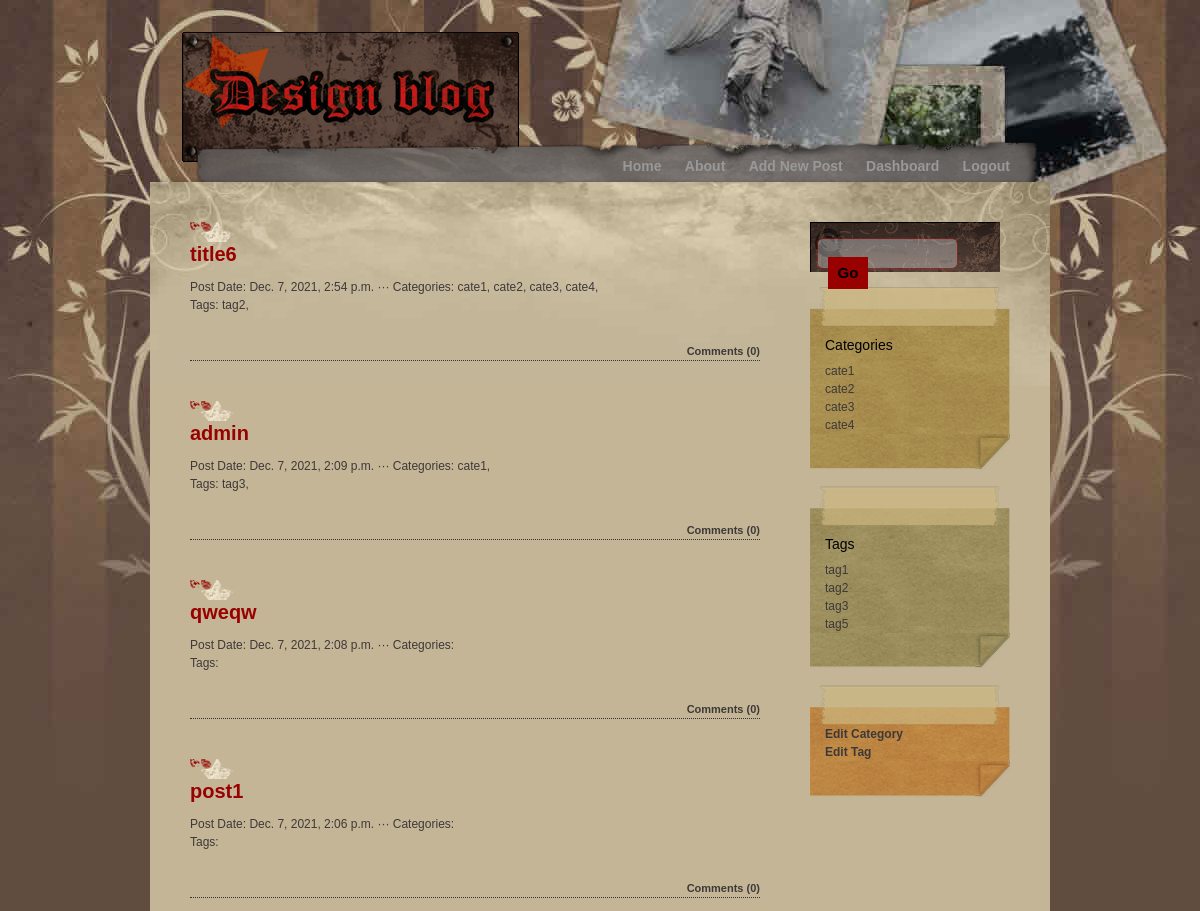
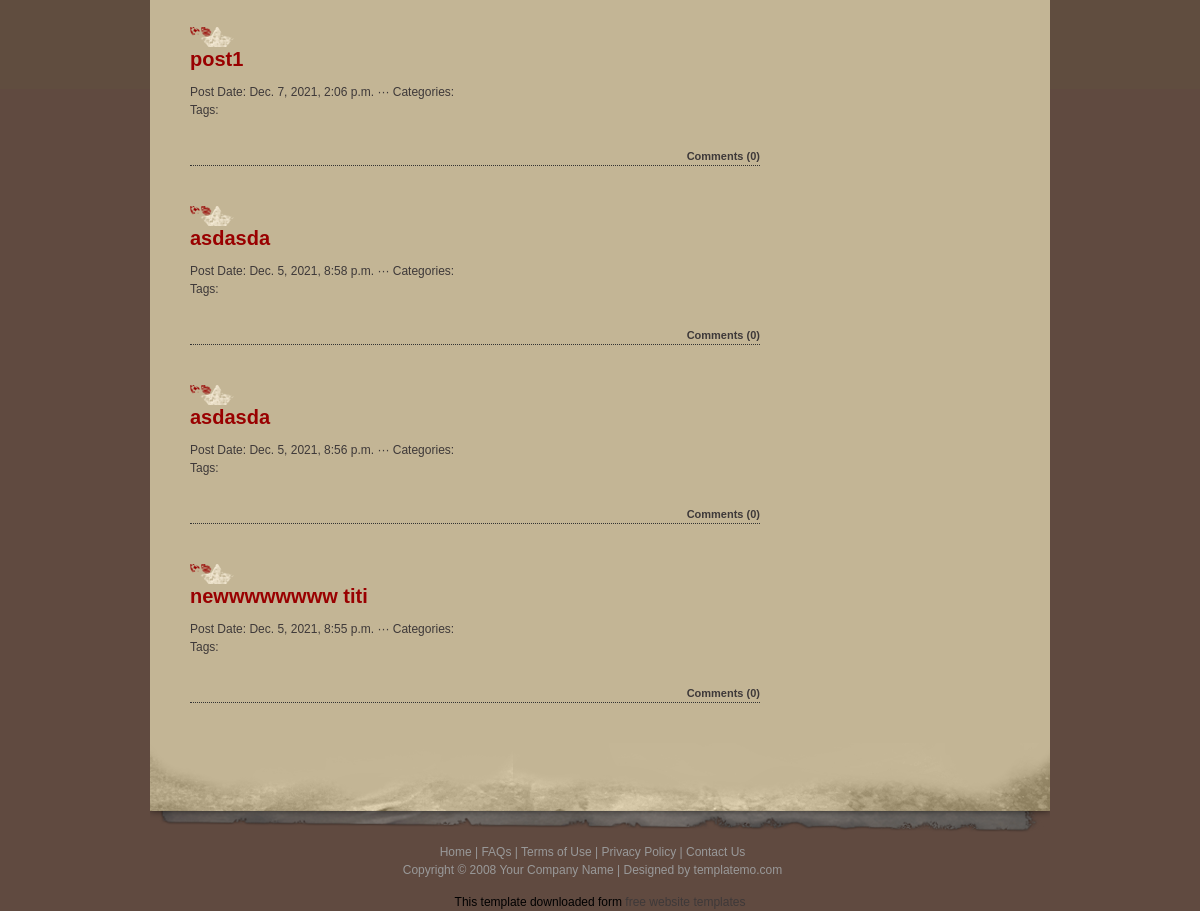
/blog/dashboard/ (signed in), run on the app's committed database (2 pictures, top to bottom).
### post/models.py (models this page shows, shortened)
class Post(models.Model):
    title = models.CharField(max_length=120)
    image = models.ImageField(upload_to="", blank=True)
    content = models.TextField()
    created_at = models.DateTimeField(auto_now_add=True)
    slug = models.SlugField(unique=True, max_length=120, null=True, blank=True)
    author = models.ForeignKey(User, on_delete=CASCADE)
    category = models.ManyToManyField(Category)
    tag = models.ManyToManyField(Tag, blank=True, null=True)
    class Meta:
        unique_together = ('title', 'slug')

class Category(models.Model):
    title = models.CharField(max_length=120)
    slug = models.SlugField(unique=True, max_length=120, null=True, blank=True)
    parent = models.ForeignKey('self', on_delete=models.PROTECT, blank=True, null=True)
    class Meta:
        unique_together = ('title', 'slug')

class Tag(models.Model):
    title = models.CharField(max_length=120)
    slug = models.SlugField(unique=True, max_length=120, null=True)
    class Meta:
        unique_together = ('title', 'slug')

### post/views.py (the view)
# urls.py: path('dashboard/', dashboard, name='dashboard'),
@login_required(login_url='login')
def dashboard(request):
    user = request.user
    posts = Post.objects.filter(author=user).order_by('-created_at')
    categories = Category.objects.all()
    tags = Tag.objects.all()
    context = {
        'posts': posts,
        'categories': categories,
        'tags': tags,
    }
    return render(request, 'post/dashboard.html', context)

### post/templates/post/dashboard.html (shortened to what this page needs)
{% extends "post/class_base.html" %}
{% load static %}
{% block menu %}
<ul>
    <li><a href="{% url 'home' %}">Home</a></li>
    <li><a href="#">About</a></li>
    <li><a href="{% url 'add_post' %}">Add New Post</a></li>
    <li><a href="{% url 'dashboard' %}">Dashboard</a></li>
    <li><a href="{% url 'logout' %}">Logout</a></li>
</ul>
{% endblock menu %}
{% block content %}
  {% if request.user.is_authenticated %}
      {% for post in posts %}
      <div class="postbody">
      <a href="/blog/post-detail/{{post.slug}}"><h1>{{post.title}}</h1></a><br><br>
      <div class="publish_info">Post Date: {{post.created_at}} ··· Categories: {% for category_ in post.category.all %}{{category_.title}}, {% endfor %}</div>
      <div class="publish_info">Tags: {% for tag_ in post.tag.all %}{{tag_.title}}, {% endfor %}</div><br>
      <div class="comment"><a href="#">Comments ({{post.comment_set.count}})</a></div>
      </div>
      {% endfor %}
  {% endif %}
{% endblock content %}

### post/templates/post/class_base.html (shortened to what this page needs)
{% load static %}
<!DOCTYPE html>
<html lang="en">
<head>
  <link href="https://cdn.jsdelivr.net/npm/bootstrap@5.0.0-beta1/dist/css/bootstrap.min.css" rel="stylesheet"
>
  <link rel="stylesheet" href="{% static 'style.css' %}">
</head>
<body>
  <div id="container_wrapper1">
    <div id="container_wrapper2">
      <div id="container">
        <div id="header">
          <div id="logo">
            <div id="site_slogan"></div>
          </div>
        </div>
        <div id="menu">
          {% block menu %}
          {% endblock menu %}
        </div>
        <div id="content">
          <div id="left_column">
            {% block content %}
            {% endblock content %}
          </div>
          <div id="right_column">
            <div class="section">
              <form method="get" action="#" class="search">
                <input name="search" type="text" placeholder="Search Anything" id="keyword" />
                <input type="submit" value="Go" class="button" />
              </form>
            </div>
            <div class="section">
              <div class="section1_top"></div>
              <div class="section1_middle">
                <h2>Categories</h2>
                <ul>
                  {% for cate in categories %}
                  <li><a href='/blog/category/{{cate.slug}}'>{{cate.title}}</a></li>
                  {% endfor %}
                </ul>
              </div>
              <div class="section1_bottom"></div>
            </div>
            <div class="section">
              <div class="section2_top"></div>
              <div class="section2_middle">
                <h2>Tags</h2>
                <ul>
                  {% for tag in tags %}
                  <li>{{tag.title}}</li>
                  {% endfor %}
                </ul>
              </div>
              <div class="section2_bottom"></div>
            </div>
            <div class="section">
              <div class="section3_top"></div>
              <div class="section3_middle">
                {% if request.user.is_authenticated %}
                <ul>
                  <li><strong><a href="{% url 'categories' %}">Edit Category</a></strong></li>
                  <li><strong><a href="{% url 'tags' %}">Edit Tag</a></strong></li>
                </ul>
                {% endif %}
              </div>
              <div class="section3_bottom"></div>
            </div>
          </div>
        </div>
        <div id="bottom"></div>
        <div id="footer"> <a href="#">Home</a> | <a href="#">FAQs</a> | <a href="#">Terms of Use</a> | <a
            href="#">Privacy Policy</a> | <a href="#">Contact Us</a> <br />
          Copyright © 2008 <a href="#">Your Company Name</a> | Designed by <a href="#">templatemo.com</a> </div>
      </div>
    </div>
  </div>
  <div align=center>This template downloaded form <a href='http://all-free-download.com/free-website-templates/'>free
      website templates</a></div>
</body>
</body>
</html>

### post/static/style.css (style rules this page uses)
body { margin:0; padding:0; line-height: 1.5em; font-family: Helvetica, Arial, sans-serif; font-size: 12px; color: #000000; background: #604a40; }
a:link, a:visited { color: #3e3939; text-decoration: none; }
h1 { margin: 0px; padding: 20px 0px 0px 0px; font-size: 20px; font-weight: bold; color:#990000; height: 20px; background: url(post/media/h1_background.png) left center no-repeat; }
h2 { margin: 0px 0px 8px 0px; padding: 10px 0px 0px 15px; font-size: 14px; color: #000000; }
#container_wrapper1 { background: url(post/media/background.gif) top center repeat-x; }
#container_wrapper2 { background: url(post/media/mainbackground.jpg) top center no-repeat; }
#container { margin: 0px auto; width: 900px; }
#header { clear: both; padding: 30px 0px 0px 30px; width: 870px; height: 140px; }
#logo { height: 134px; background: url(post/media/logo.gif) no-repeat; }
#site_slogan { padding: 90px 0px 10px 160px; font-size: 12px; color: #999999; }
#menu { clear: both; margin: 0px; padding: 0px; width: 900px; height: 42px; text-align: right; background: url(post/media/menu_bg.png) no-repeat; }
#menu ul { margin: 0px; padding: 18px 20px 0px 0px; list-style: none; }
#menu ul li { margin: 0px; display: inline; }
#menu ul li a { margin: 0px; padding: 0px 20px 0px 0px; font: 14px arial; font-weight: bold; color:#999999; text-decoration: none; }
#content { float: left; margin: 0px; width: 900px; background: #c3b595 url(post/media/content_bg.jpg) no-repeat; }
#left_column { float: left; margin: 40px 0px 0px 40px; padding: 0px; width: 570px; }
#right_column { float: right; margin: 40px 40px 0px 0px; padding: 0px; width: 200px; }
#bottom { clear: both; margin: 0px; padding: 0px; width: 900px; height: 90px; background: url(post/media/content_bg_bottom.png) no-repeat; }
.section { margin: 0px 0px 15px 0px; padding: 0px; color: #3e3939; }
.section .section1_top { height: 40px; background: url(post/media/section1_top.png) no-repeat; }
.section .section1_middle { background: url(post/media/section1_middle.png) repeat-y; }
.section .section1_bottom { height: 37px; background:url(post/media/section1_bottom.png) no-repeat; }
.section .section2_top { height: 40px; background: url(post/media/section2_top.png) no-repeat; }
.section .section2_middle { background: url(post/media/section2_middle.png) repeat-y; }
.section .section2_bottom { height: 37px; background: url(post/media/section2_bottom.png) no-repeat; }
.section .section3_top { height: 40px; background: url(post/media/section3_top.png) no-repeat; }
.section .section3_middle { background: url(post/media/section3_middle.png) repeat-y; }
.section .section3_bottom { height: 37px; background: url(post/media/section3_bottom.png) no-repeat; }
.section ul { margin: 0px 0px 0px 15px; padding: 0px; list-style: none; }
.section ul li { display: block; }
.section ul li a { padding: 0px; margin: 0px; color: #3e3939; text-decoration: none; }
.postbody { padding: 0px; margin-bottom: 40px; border-bottom: 1px dotted #333333; }
.publish_info { clear: both; margin: 0px; padding: 0px; color:#3e3939; }
.comment { clear: both; margin: 10px 0px 0px 0px; width: 570px; text-align: right; padding: 0px; }
.comment a { padding: 5px 0px 5px 0px; font-size: 11px; font-weight: bold; background: url(post/media/comment_icon.gif) left center no-repeat; }
.search { width: 190px; margin: 0px; padding: 13px 0px 0px 10px; height: 50px; background: url(post/media/search_box.gif) no-repeat; }
input { width: 130px; background: none; color: #CCCCCC; border: none; }
.button { margin: 2px 0px 0px 8px; height: 32px; width: 40px; color: #000000; font-size: 15px; font-weight: bold; border: none; background: #990000; }
#footer { clear: both; padding: 10px 0px 0px 15px; width: 870px; height: 60px; text-align: center; color: #999999; text-align: center; }
#footer a { color: #999999; }

### data on the page
Post: title "title6", created_at "Dec. 7, 2021, 2:54 p.m.", comment_set.count "0"
Category: title "cate1"
Category: title "cate2"
Category: title "cate3"
Category: title "cate4"
Tag: title "tag2"
Post: title "admin", created_at "Dec. 7, 2021, 2:09 p.m.", comment_set.count "0"
Tag: title "tag3"
Post: title "qweqw", created_at "Dec. 7, 2021, 2:08 p.m.", comment_set.count "0"
Post: title "post1", created_at "Dec. 7, 2021, 2:06 p.m.", comment_set.count "0"
Post: title "post1", created_at "Dec. 7, 2021, 2:06 p.m.", comment_set.count "0"
Post: title "asdasda", created_at "Dec. 5, 2021, 8:58 p.m.", comment_set.count "0"
Post: title "asdasda", created_at "Dec. 5, 2021, 8:56 p.m.", comment_set.count "0"
Post: title "newwwwwwww titi", created_at "Dec. 5, 2021, 8:55 p.m.", comment_set.count "0"
Tag: title "tag1"
Tag: title "tag5"
